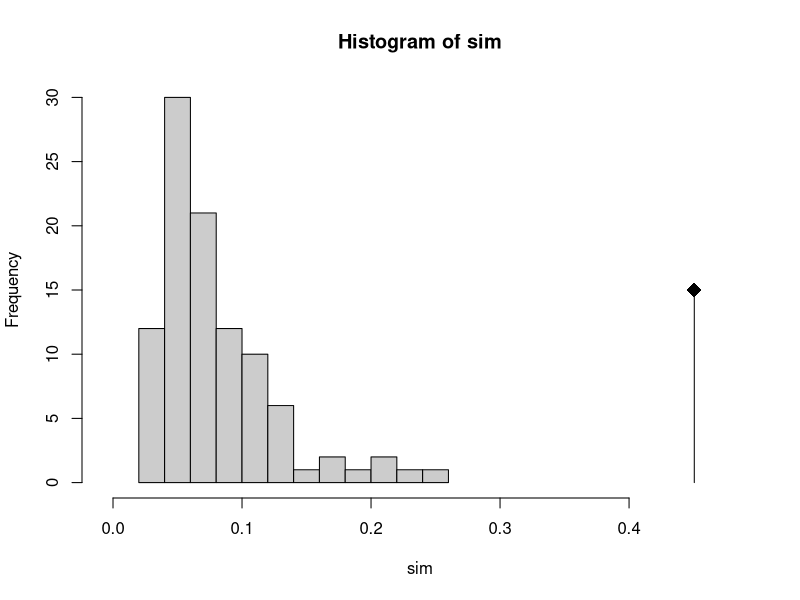

Generate this figure with R:
library(ade4)


### Name: RV.rtest
### Title: Monte-Carlo Test on the sum of eigenvalues of a co-inertia
###   analysis (in R).
### Aliases: RV.rtest
### Keywords: multivariate nonparametric

### ** Examples

data(doubs)
pca1 <- dudi.pca(doubs$env, scal = TRUE, scann = FALSE)
pca2 <- dudi.pca(doubs$fish, scal = FALSE, scann = FALSE)
rv1 <- RV.rtest(pca1$tab, pca2$tab, 99)
rv1
plot(rv1)
